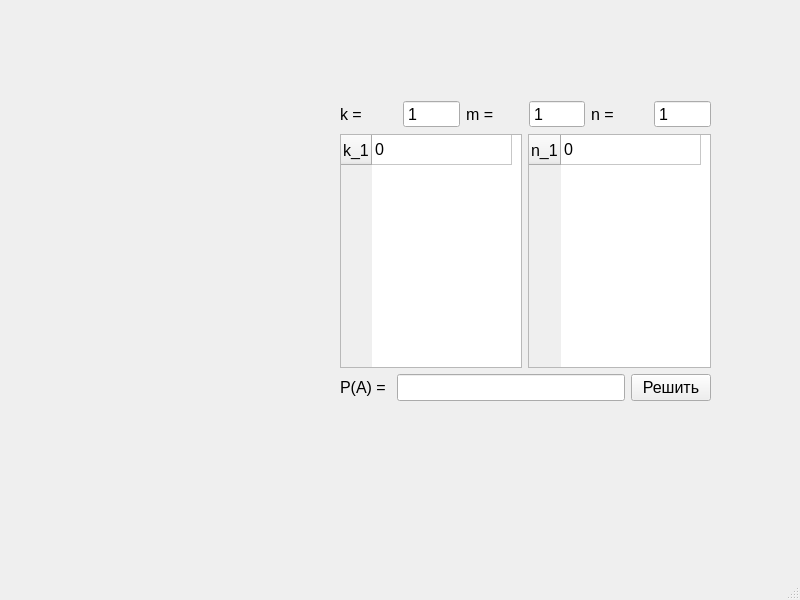
<?xml version="1.0" encoding="UTF-8"?>
<ui version="4.0">
 <class>MainWindow</class>
 <widget class="QMainWindow" name="MainWindow">
  <property name="geometry">
   <rect>
    <x>0</x>
    <y>0</y>
    <width>800</width>
    <height>600</height>
   </rect>
  </property>
  <property name="windowTitle">
   <string>MainWindow</string>
  </property>
  <widget class="QWidget" name="centralwidget">
   <widget class="QWidget" name="">
    <property name="geometry">
     <rect>
      <x>340</x>
      <y>100</y>
      <width>371</width>
      <height>301</height>
     </rect>
    </property>
    <layout class="QGridLayout" name="gridLayout">
     <item row="0" column="0" colspan="2">
      <layout class="QVBoxLayout" name="verticalLayout">
       <item>
        <layout class="QHBoxLayout" name="horizontalLayout_8">
         <item>
          <layout class="QHBoxLayout" name="horizontalLayout_7">
           <item>
            <layout class="QHBoxLayout" name="horizontalLayout">
             <item>
              <widget class="QLabel" name="k_label">
               <property name="font">
                <font>
                 <pointsize>12</pointsize>
                </font>
               </property>
               <property name="text">
                <string>k = </string>
               </property>
              </widget>
             </item>
             <item>
              <widget class="QSpinBox" name="k_spinBox">
               <property name="font">
                <font>
                 <pointsize>12</pointsize>
                </font>
               </property>
               <property name="buttonSymbols">
                <enum>QAbstractSpinBox::NoButtons</enum>
               </property>
               <property name="minimum">
                <number>1</number>
               </property>
               <property name="maximum">
                <number>1000</number>
               </property>
              </widget>
             </item>
            </layout>
           </item>
           <item>
            <layout class="QHBoxLayout" name="horizontalLayout_3">
             <item>
              <widget class="QLabel" name="m_label">
               <property name="font">
                <font>
                 <pointsize>12</pointsize>
                </font>
               </property>
               <property name="text">
                <string>m = </string>
               </property>
              </widget>
             </item>
             <item>
              <widget class="QSpinBox" name="m_spinBox">
               <property name="font">
                <font>
                 <pointsize>12</pointsize>
                </font>
               </property>
               <property name="frame">
                <bool>true</bool>
               </property>
               <property name="buttonSymbols">
                <enum>QAbstractSpinBox::NoButtons</enum>
               </property>
               <property name="keyboardTracking">
                <bool>false</bool>
               </property>
               <property name="minimum">
                <number>1</number>
               </property>
               <property name="maximum">
                <number>1000</number>
               </property>
              </widget>
             </item>
            </layout>
           </item>
           <item>
            <layout class="QHBoxLayout" name="horizontalLayout_2">
             <item>
              <widget class="QLabel" name="n_label">
               <property name="font">
                <font>
                 <pointsize>12</pointsize>
                </font>
               </property>
               <property name="text">
                <string>n = </string>
               </property>
              </widget>
             </item>
             <item>
              <widget class="QSpinBox" name="n_spinBox">
               <property name="font">
                <font>
                 <pointsize>12</pointsize>
                </font>
               </property>
               <property name="buttonSymbols">
                <enum>QAbstractSpinBox::NoButtons</enum>
               </property>
               <property name="minimum">
                <number>1</number>
               </property>
               <property name="maximum">
                <number>1000</number>
               </property>
              </widget>
             </item>
            </layout>
           </item>
          </layout>
         </item>
        </layout>
       </item>
      </layout>
     </item>
     <item row="1" column="0">
      <widget class="QTableWidget" name="k_table">
       <property name="font">
        <font>
         <pointsize>12</pointsize>
        </font>
       </property>
       <attribute name="horizontalHeaderVisible">
        <bool>false</bool>
       </attribute>
       <attribute name="horizontalHeaderDefaultSectionSize">
        <number>140</number>
       </attribute>
       <attribute name="verticalHeaderVisible">
        <bool>true</bool>
       </attribute>
       <attribute name="verticalHeaderCascadingSectionResizes">
        <bool>false</bool>
       </attribute>
       <attribute name="verticalHeaderMinimumSectionSize">
        <number>30</number>
       </attribute>
       <attribute name="verticalHeaderDefaultSectionSize">
        <number>30</number>
       </attribute>
       <row>
        <property name="text">
         <string>k_1</string>
        </property>
       </row>
       <column>
        <property name="text">
         <string>Новый столбец</string>
        </property>
       </column>
       <item row="0" column="0">
        <property name="text">
         <string>0</string>
        </property>
       </item>
      </widget>
     </item>
     <item row="1" column="1">
      <widget class="QTableWidget" name="n_table">
       <property name="font">
        <font>
         <pointsize>12</pointsize>
        </font>
       </property>
       <attribute name="horizontalHeaderVisible">
        <bool>false</bool>
       </attribute>
       <attribute name="horizontalHeaderDefaultSectionSize">
        <number>140</number>
       </attribute>
       <attribute name="verticalHeaderVisible">
        <bool>true</bool>
       </attribute>
       <attribute name="verticalHeaderCascadingSectionResizes">
        <bool>false</bool>
       </attribute>
       <row>
        <property name="text">
         <string>n_1</string>
        </property>
       </row>
       <column>
        <property name="text">
         <string>Новый столбец</string>
        </property>
       </column>
       <item row="0" column="0">
        <property name="text">
         <string>0</string>
        </property>
       </item>
      </widget>
     </item>
     <item row="2" column="0" colspan="2">
      <layout class="QHBoxLayout" name="horizontalLayout_9">
       <item>
        <widget class="QLabel" name="P_label">
         <property name="font">
          <font>
           <pointsize>12</pointsize>
          </font>
         </property>
         <property name="text">
          <string>P(A) = </string>
         </property>
        </widget>
       </item>
       <item>
        <widget class="QLineEdit" name="P_lineEdit">
         <property name="font">
          <font>
           <pointsize>12</pointsize>
          </font>
         </property>
        </widget>
       </item>
       <item>
        <widget class="QPushButton" name="resultButton">
         <property name="font">
          <font>
           <pointsize>12</pointsize>
          </font>
         </property>
         <property name="text">
          <string>Решить</string>
         </property>
        </widget>
       </item>
      </layout>
     </item>
    </layout>
   </widget>
  </widget>
  <widget class="QMenuBar" name="menubar">
   <property name="geometry">
    <rect>
     <x>0</x>
     <y>0</y>
     <width>800</width>
     <height>21</height>
    </rect>
   </property>
  </widget>
  <widget class="QStatusBar" name="statusbar"/>
 </widget>
 <resources/>
 <connections/>
</ui>
